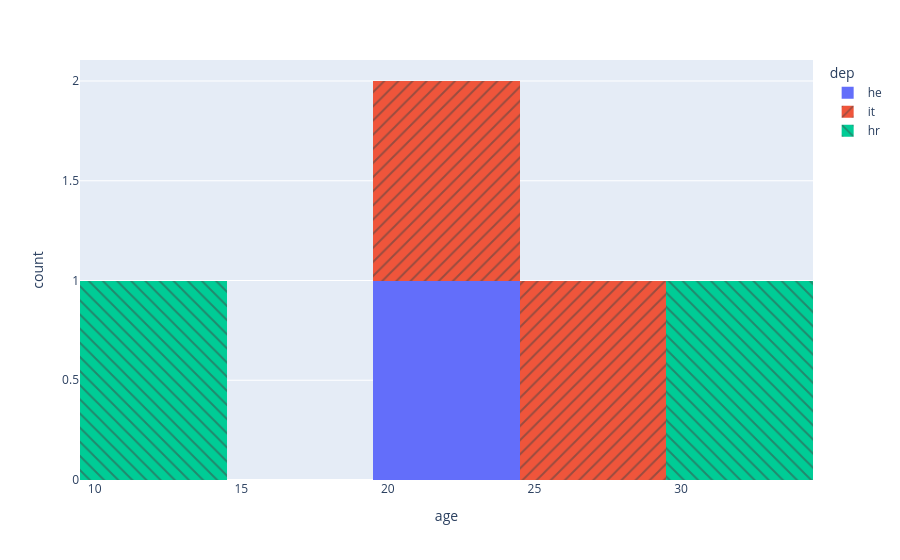

Notebook code for this chart:
### Code cell
px.histogram(data_frame=df, x="age", color="dep", nbins=10, pattern_shape="dep")

### Figure 1 — Plotly figure (JSON) as saved in the notebook; plotly's stock layout.template omitted (floating-point values rounded to 4 significant figures)
{"data": [{"alignmentgroup": "True", "bingroup": "x", "hovertemplate": "dep=he<br>age=%{x}<br>count=%{y}<extra></extra>", "legendgroup": "he", "marker": {"color": "#636efa", "pattern": {"shape": ""}}, "name": "he", "nbinsx": 10, "offsetgroup": "he", "orientation": "v", "showlegend": true, "type": "histogram", "x": [20], "xaxis": "x", "yaxis": "y"}, {"alignmentgroup": "True", "bingroup": "x", "hovertemplate": "dep=it<br>age=%{x}<br>count=%{y}<extra></extra>", "legendgroup": "it", "marker": {"color": "#EF553B", "pattern": {"shape": "/"}}, "name": "it", "nbinsx": 10, "offsetgroup": "it", "orientation": "v", "showlegend": true, "type": "histogram", "x": [25, 22], "xaxis": "x", "yaxis": "y"}, {"alignmentgroup": "True", "bingroup": "x", "hovertemplate": "dep=hr<br>age=%{x}<br>count=%{y}<extra></extra>", "legendgroup": "hr", "marker": {"color": "#00cc96", "pattern": {"shape": "\\"}}, "name": "hr", "nbinsx": 10, "offsetgroup": "hr", "orientation": "v", "showlegend": true, "type": "histogram", "x": [30, 10], "xaxis": "x", "yaxis": "y"}], "layout": {"barmode": "relative", "legend": {"title": {"text": "dep"}, "tracegroupgap": 0}, "margin": {"t": 60}, "xaxis": {"anchor": "y", "domain": [0, 1], "title": {"text": "age"}}, "yaxis": {"anchor": "x", "domain": [0, 1], "title": {"text": "count"}}}}
